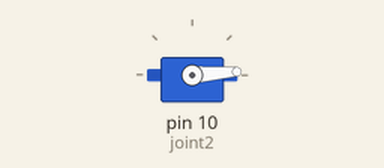
Recording of a sketch running on a simulated Arduino Uno, built with avr-gcc and run on an emulated ATmega328P. Parts: servo.

Above: at 0.05 s.
At 0.85 s:
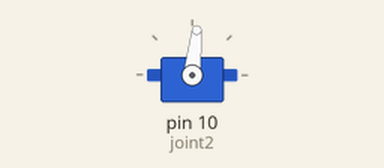
At 1.65 s:
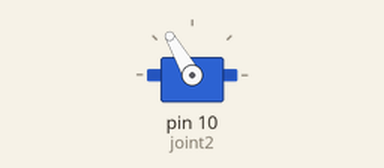
At 3.25 s:
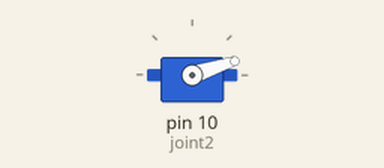
Timing chart, 0 to 11.0 s (numbered marks = the images above):
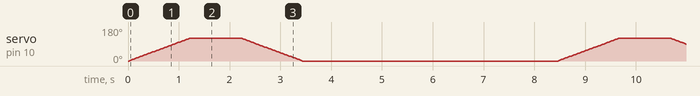

The sketch:

joint2_test.ino
```cpp
#include <Servo.h>

Servo joint2;  // 创建舵机对象

void setup() {
  Serial.begin(9600);  // 初始化串口
  joint2.attach(10);    // 舵机连接到数字引脚5
  joint2.write(0);    // 初始化舵机到中间位置
}

void loop() {
  for(int i=0;i<=120;i+=2)
  {
    joint2.write(i);
    delay(20);
  }
  delay(1000);
  for(int i=120;i>=0;i-=2)
  {
    joint2.write(i);
    delay(20);
  }
  delay(5000);
  // if (Serial.available() > 0) {
  //   // 读取串口数据
  //   String data = Serial.readStringUntil('\n');
  //   data.trim();  // 去除多余的换行符或空格

  //   // 将接收到的数据转换为浮点数
  //   float angle = data.toFloat();
  //   if (angle >= 0 && angle <= 180) {  // 验证角度范围
  //     joint2.write(angle);  // 控制舵机旋转
  //     Serial.print("舵机移动到角度: ");
  //     Serial.println(angle);  // 回传当前舵机角度
  //     delay(200);
  //     joint2.write(-angle);
  //   } else {
  //     Serial.println("无效的角度数据");  // 如果角度不合法，打印错误信息
  //   }
  // }
}
```
